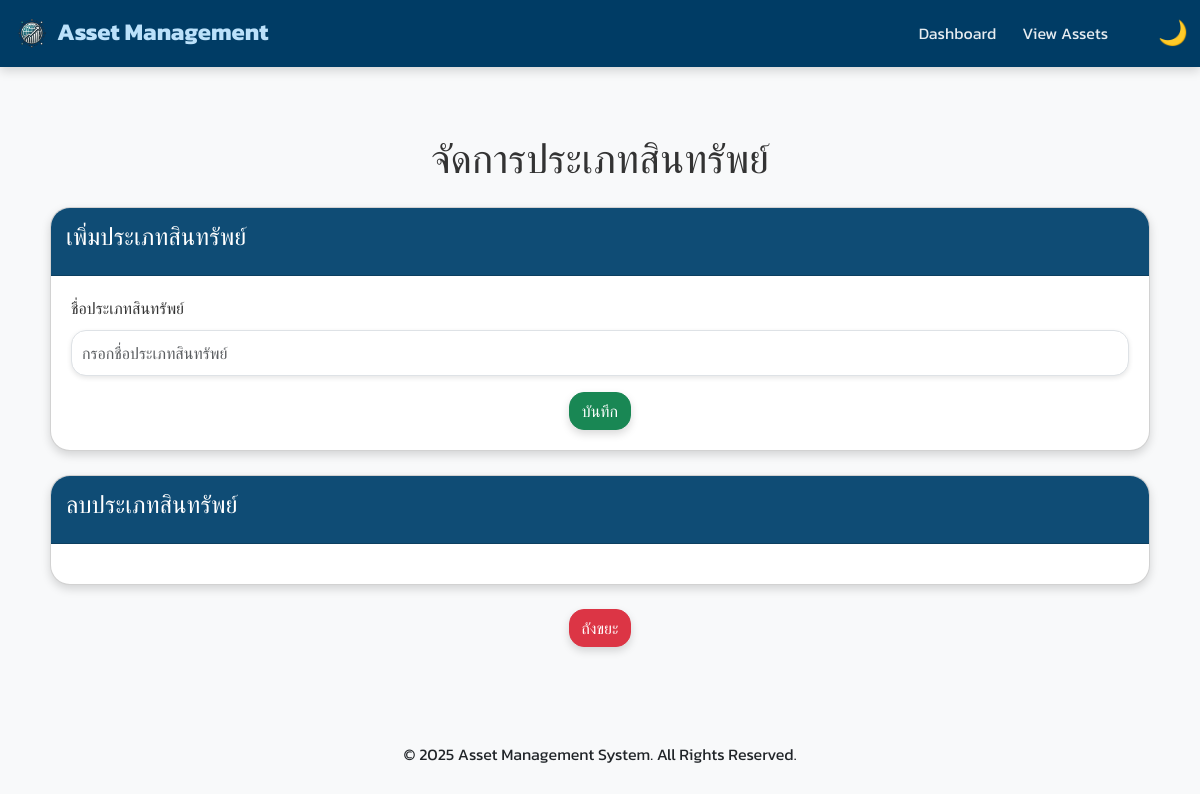
/views/add_asset_type.php, run on an earlier commit of the app's database.
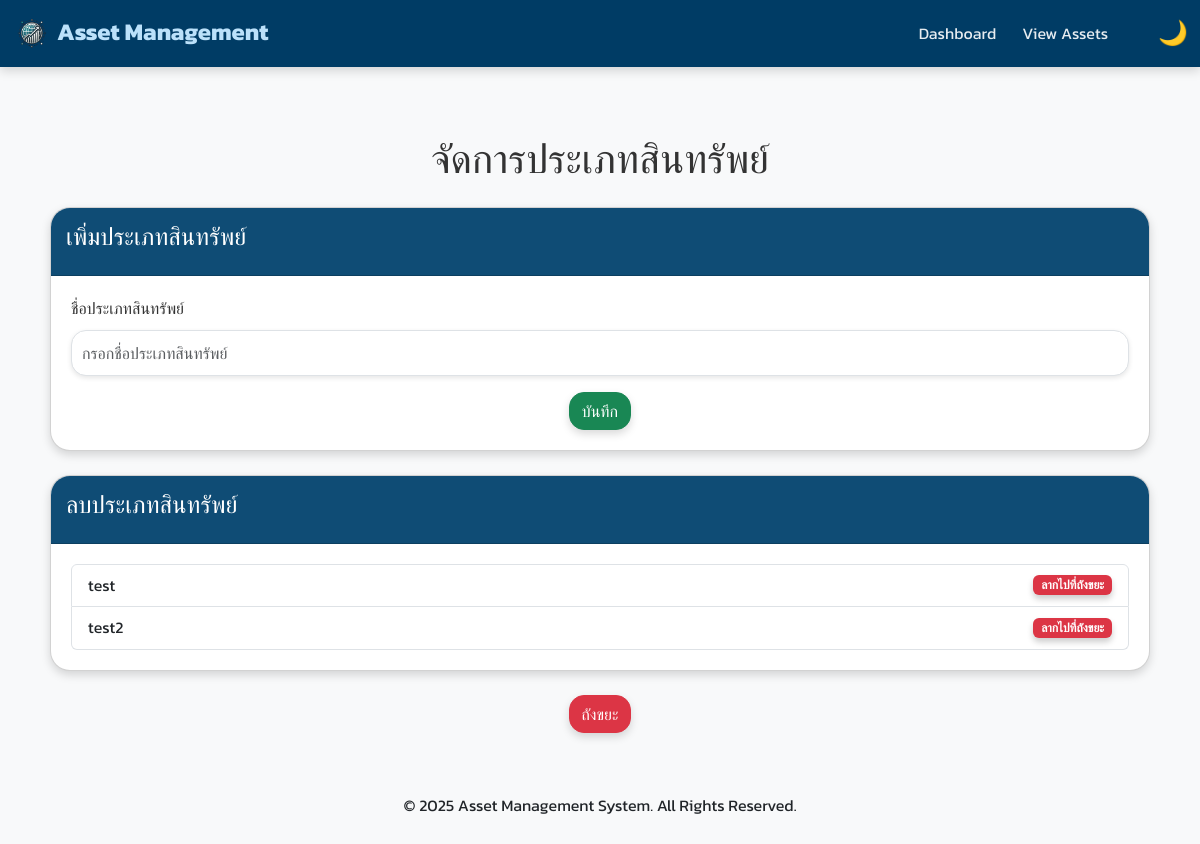
And on a later commit of the database.
### tables this page shows
CREATE TABLE `asset_types` (
  `assets_types_id` int(11) NOT NULL,
  `asset_type_name` varchar(255) NOT NULL,
  `asset_type_hidden` tinyint(1) NOT NULL DEFAULT 0,
  `asset_types_created_at` timestamp NOT NULL DEFAULT current_timestamp()
);

### models/database.php (called while the page is built, shortened)
<?php
class Database {
    private $host = 'localhost';
    private $dbName = 'asset_management_DB';
    private $username = 'root';
    private $password = '';
    public $connection;
    private function connect() {
        try {
            $this->connection = new PDO("mysql:host={$this->host};dbname={$this->dbName};charset=utf8mb4", $this->username, $this->password);
            $this->connection->setAttribute(PDO::ATTR_ERRMODE, PDO::ERRMODE_EXCEPTION);
            $this->connection->setAttribute(PDO::ATTR_DEFAULT_FETCH_MODE, PDO::FETCH_ASSOC);
        } catch (PDOException $e) {
            die("Database connection failed: " . $e->getMessage());
        }
    }
    public function getConnection() {
        return $this->connection;
    }
}
?>

### models/assetModel.php (called while the page is built, shortened)
<?php
include_once 'database.php';
class AssetModel {
    private $db;
    public function __construct() {
        $database = new Database();
        $this->db = $database->getConnection();
    }
    public function fetchAssetTypes($includeHidden = false) {
        $query = "SELECT * FROM asset_types";
        $query .= " ORDER BY assets_types_id ASC";
        $stmt = $this->db->prepare($query);
        $stmt->execute();
        return $stmt->fetchAll(PDO::FETCH_ASSOC);
    }
}
?>

### views/add_asset_type.php (the view, shortened to what this page needs)
<?php
include_once '../includes/navbar.php';
include_once '../models/assetModel.php';
$assetModel = new AssetModel();
$assetTypes = $assetModel->fetchAssetTypes(true);
?>
<div class="container mt-5">
    <h1 class="text-center">จัดการประเภทสินทรัพย์</h1>
    <div class="card mt-4">
        <div class="card-header">
            <h4>เพิ่มประเภทสินทรัพย์</h4>
        </div>
        <div class="card-body">
            <form method="POST" action="">
                <div class="mb-3">
                    <label for="name" class="form-label">ชื่อประเภทสินทรัพย์</label>
                    <input type="text" class="form-control" id="name" name="name" placeholder="กรอกชื่อประเภทสินทรัพย์" required>
                </div>
                <div class="text-center">
                    <button type="submit" class="btn btn-success">บันทึก</button>
                </div>
            </form>
        </div>
    </div>
    <div class="card mt-4">
        <div class="card-header">
            <h4>ลบประเภทสินทรัพย์</h4>
        </div>
        <div class="card-body">
            <ul class="list-group" id="assetTypeList">
                <?php foreach ($assetTypes as $type): ?>
                    <?php if ($type['asset_type_hidden'] == 0): ?>
                        <li class="list-group-item d-flex justify-content-between align-items-center" id="type-<?php echo $type['assets_types_id']; ?>">
                            <?php echo htmlspecialchars($type['asset_type_name']); ?>
                            <span
                                class="badge bg-danger drag-badge"
                                draggable="true"
                                ondragstart="drag(event)">
                                ลากไปที่ถังขยะ
                            </span>
                        </li>
                    <?php endif; ?>
                <?php endforeach; ?>
            </ul>
        </div>
    </div>
    <div class="mt-4 text-center">
        <div id="trashBin" class="btn btn-danger" ondrop="drop(event)" ondragover="allowDrop(event)">
            ถังขยะ
        </div>
    </div>
</div>
<?php include_once '../includes/footer.php'; ?>

### includes/navbar.php (shortened to what this page needs)
<!DOCTYPE html>
<html>
<head>
    <link href="https://cdn.jsdelivr.net/npm/bootstrap@5.3.3/dist/css/bootstrap.min.css" rel="stylesheet">
    <link rel="stylesheet" href="https://cdn.jsdelivr.net/npm/bootstrap-icons@1.8.1/font/bootstrap-icons.css">
    <link rel="stylesheet" href="../assets/css/style.css">
</head>
<body>
    <nav class="navbar navbar-expand-lg navbar-dark">
        <div class="container-fluid">
            <a class="navbar-brand" href="../views/dashboard.php"><img src="../assets/images/logo.png" alt="Logo" style="height: 40px;">&nbspAsset Management</a>
            <div class="collapse navbar-collapse" id="navbarNav">
                <ul class="navbar-nav ms-auto">
                    <?php
                    $navItems = [
                        ['href' => '../views/dashboard.php', 'label' => 'Dashboard'],
                        ['href' => '../views/view_assets.php', 'label' => 'View Assets']
                    ];
                    foreach ($navItems as $item) {
                        echo '<li class="nav-item" style="margin-right: 10px;">';
                        echo '<a class="nav-link nav-link.dark-mode" href="' . $item['href'] . '">' . $item['label'] . '</a>';
                        echo '</li>';
                    }
                    ?>
                    <li class="nav-item">
                        <a class="nav-link" href="#" id="notificationButton">
                        </a>
                    </li>
                </ul>
                <span id="themeToggle" class="ms-3" title="Toggle Theme">
                    <span id="themeIcon">🌙</span>
                </span>
            </div>
        </div>
    </nav>
</body>
</html>

### includes/footer.php (shortened to what this page needs)
    <footer class="text-center py-3 mt-4">
        <p class="text-<?php echo $theme == 'dark' ? 'light' : 'dark'; ?>">&copy; <?php echo date('Y'); ?> Asset Management System. All Rights Reserved.</p>
    </footer>
</body>
</html>

### assets/css/style.css (style rules this page uses)
:root { --color-primary: #0f4c75; --color-secondary: #3282b8; --color-success: #28a745; --color-warning: #ffc107; --color-danger: #dc3545; --color-light: #f8f9fa; --color-dark: #1b262c; --color-white: #ffffff; --color-text: #333333; --color-text-light: #bbe1fa; --color-dark-text: #e0e0e0; --color-dark-bg: #121212; --color-dark-navbar: rgba(18, 18, 18, 0.9); --color-dark-footer: rgba(27, 38, 44, 0.9); --color-dark-table-bg: #1e1e1e; --color-dark-table-border: #575757; --color-dark-table-striped-odd: #282828; --color-dark-table-striped-even: #121212; }
*, *::before, *::after { margin: 0; padding: 0; box-sizing: border-box; }
html, body { height: 100%; }
body { display: flex; flex-direction: column; font-family: 'Kanit', 'Roboto', 'Caveat', sans-serif; background-color: var(--color-light); color: var(--color-text); line-height: 1.6; transition: background-color 0.5s ease, color 0.5s ease; }
.container { flex: 1 0 auto; padding: 20px; }
.navbar { box-shadow: 0 4px 10px rgba(0, 0, 0, 0.15); background-color: rgb(0 60 101); backdrop-filter: blur(10px); transition: background-color 0.5s ease; }
.navbar-brand { font-size: 1.5rem; font-weight: bold; color: var(--color-text-light); transition: color 0.3s ease; }
.nav-link { font-size: 1rem; color: rgba(255, 255, 255, 0.9); transition: color 0.3s ease; }
.btn { border-radius: 15px; font-size: 1rem; box-shadow: 0 4px 8px rgba(0, 0, 0, 0.15); transition: background-color 0.3s ease, transform 0.3s ease, box-shadow 0.3s ease; }
.card { box-shadow: 0 4px 10px rgba(0, 0, 0, 0.15); border-radius: 20px; background-color: var(--color-white); color: var(--color-text); overflow: hidden; transition: background-color 0.5s ease, color 0.5s ease, transform 0.3s ease; }
.card-header { font-size: 1.25rem; font-weight: bold; background-color: var(--color-primary); color: var(--color-white); padding: 15px; }
.card-body { padding: 20px; }
.form-control, .form-select { border-radius: 15px; padding: 10px; font-size: 1rem; box-shadow: 0 2px 5px rgba(0, 0, 0, 0.1); transition: box-shadow 0.3s ease; }
img { max-width: 100%; height: auto; border-radius: 10px; color: var(--color-text-light); }
body, .navbar, .card, .table, footer { transition: background-color 0.5s ease, color 0.5s ease; }
#themeToggle { cursor: pointer; font-size: 1.5rem; color: var(--color-white); transition: color 0.3s; }
.drag-badge { cursor: grab; box-shadow: 0 4px 6px rgba(0, 0, 0, 0.2); transition: transform 0.3s ease, box-shadow 0.3s ease; }
footer { color: var(--color-text); }

What changed in the data, as far as the page shows it:
added asset_types: asset_type_name "test"
added asset_types: asset_type_name "test2"
